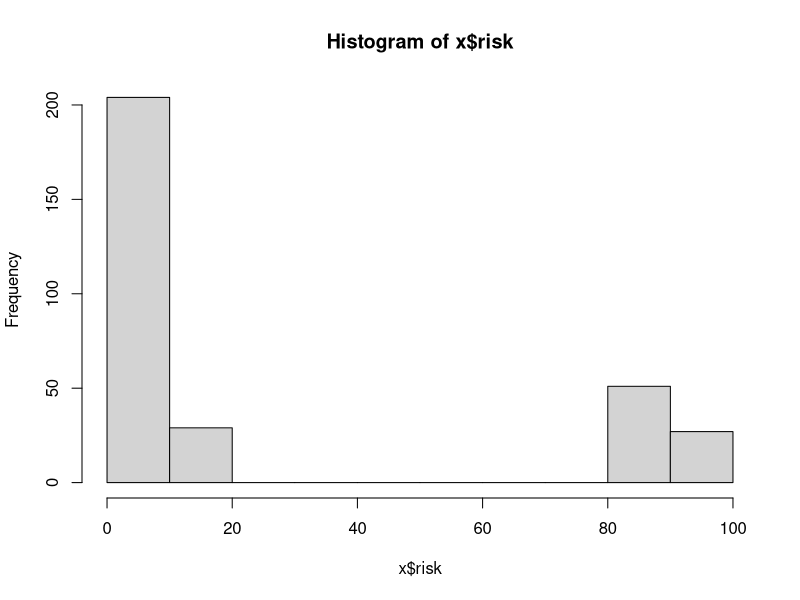

Generate this figure with R:
## ---- chunk 1
require(knitr, quietly = TRUE)
opts_knit$set(root.dir = '../../../')
## ---- chunk 2
d <- read.csv("data/risk.csv")
head(d)
## ---- chunk 3
colnames(d)  # Columns names
str(d)  # Display Internal Structure
## ---- chunk 4
row.vec <- c(1, 10, 20)  # Rows to select
col.vec <- c("subid", "gender", "age")  # Columns to select
d[row.vec, col.vec]
## ---- chunk 5
# Create new variable to hold subsetted data
x <- subset(d, subset = c(risk < 20 | risk >= 90 & risk != 100))
hist(x$risk)  # Plot a Histogram of risk column
## ---- chunk 6
d[1, "risk"]
d[1, "risk"] <- 37
d[1, "risk"]
## ---- chunk 7

## ---- chunk 8
d$zero <- 0  # a column of all zeros
d$age.100 <- d$age + 100  # Add 100 to everyone's age
d$risk2 <- d$risk^2  # risk squared
head(d)
## ---- chunk 9
d$gender <- factor(d$gender,
                   levels = c(0, 1),
                   labels = c("female", "male"))
table(d$gender)
